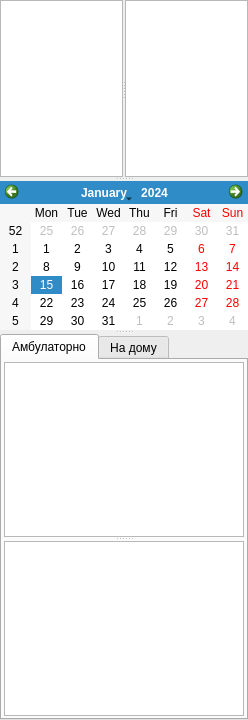
<?xml version="1.0" encoding="UTF-8"?>
<ui version="4.0">
 <class>Form</class>
 <widget class="QWidget" name="Form">
  <property name="geometry">
   <rect>
    <x>0</x>
    <y>0</y>
    <width>202</width>
    <height>720</height>
   </rect>
  </property>
  <property name="windowTitle">
   <string>Form</string>
  </property>
  <layout class="QHBoxLayout">
   <property name="spacing">
    <number>0</number>
   </property>
   <property name="margin">
    <number>0</number>
   </property>
   <item>
    <widget class="QSplitter" name="splitterMain">
     <property name="orientation">
      <enum>Qt::Vertical</enum>
     </property>
     <property name="childrenCollapsible">
      <bool>false</bool>
     </property>
     <widget class="QSplitter" name="splitterOrgs">
      <property name="orientation">
       <enum>Qt::Horizontal</enum>
      </property>
      <property name="handleWidth">
       <number>2</number>
      </property>
      <property name="childrenCollapsible">
       <bool>false</bool>
      </property>
      <widget class="CTreeView" name="treeOrgStructure"/>
      <widget class="CTreeView" name="treeOrgPersonnel"/>
     </widget>
     <widget class="CCalendarWidget" name="calendarWidget">
      <property name="sizePolicy">
       <sizepolicy hsizetype="Preferred" vsizetype="Minimum">
        <horstretch>0</horstretch>
        <verstretch>0</verstretch>
       </sizepolicy>
      </property>
      <property name="firstDayOfWeek">
       <enum>Qt::Monday</enum>
      </property>
     </widget>
     <widget class="QTabWidget" name="tabPlace">
      <property name="tabShape">
       <enum>QTabWidget::Rounded</enum>
      </property>
      <property name="currentIndex">
       <number>0</number>
      </property>
      <widget class="QWidget" name="tabAmbulatory">
       <attribute name="title">
        <string>Амбулаторно</string>
       </attribute>
       <layout class="QVBoxLayout" name="verticalLayout">
        <property name="spacing">
         <number>2</number>
        </property>
        <property name="margin">
         <number>2</number>
        </property>
        <item>
         <widget class="QSplitter" name="splitter">
          <property name="orientation">
           <enum>Qt::Vertical</enum>
          </property>
          <property name="handleWidth">
           <number>4</number>
          </property>
          <property name="childrenCollapsible">
           <bool>false</bool>
          </property>
          <widget class="CTableView" name="tblAmbTimeTable"/>
          <widget class="CTableView" name="tblAmbQueue"/>
         </widget>
        </item>
       </layout>
      </widget>
      <widget class="QWidget" name="tabHome">
       <attribute name="title">
        <string>На дому</string>
       </attribute>
       <layout class="QVBoxLayout" name="verticalLayout_2">
        <property name="spacing">
         <number>2</number>
        </property>
        <property name="margin">
         <number>2</number>
        </property>
        <item>
         <widget class="QSplitter" name="splitter_2">
          <property name="orientation">
           <enum>Qt::Vertical</enum>
          </property>
          <property name="handleWidth">
           <number>4</number>
          </property>
          <property name="childrenCollapsible">
           <bool>false</bool>
          </property>
          <widget class="CTableView" name="tblHomeTimeTable"/>
          <widget class="CTableView" name="tblHomeQueue"/>
         </widget>
        </item>
       </layout>
      </widget>
     </widget>
    </widget>
   </item>
  </layout>
 </widget>
 <customwidgets>
  <customwidget>
   <class>CTreeView</class>
   <extends>QTreeView</extends>
   <header>library/TreeView.h</header>
  </customwidget>
  <customwidget>
   <class>CTableView</class>
   <extends>QTableView</extends>
   <header>library/TableView.h</header>
  </customwidget>
  <customwidget>
   <class>CCalendarWidget</class>
   <extends>QCalendarWidget</extends>
   <header>library/CalendarWidget.h</header>
  </customwidget>
 </customwidgets>
 <tabstops>
  <tabstop>treeOrgStructure</tabstop>
  <tabstop>treeOrgPersonnel</tabstop>
  <tabstop>calendarWidget</tabstop>
  <tabstop>tabPlace</tabstop>
 </tabstops>
 <resources/>
 <connections/>
</ui>
